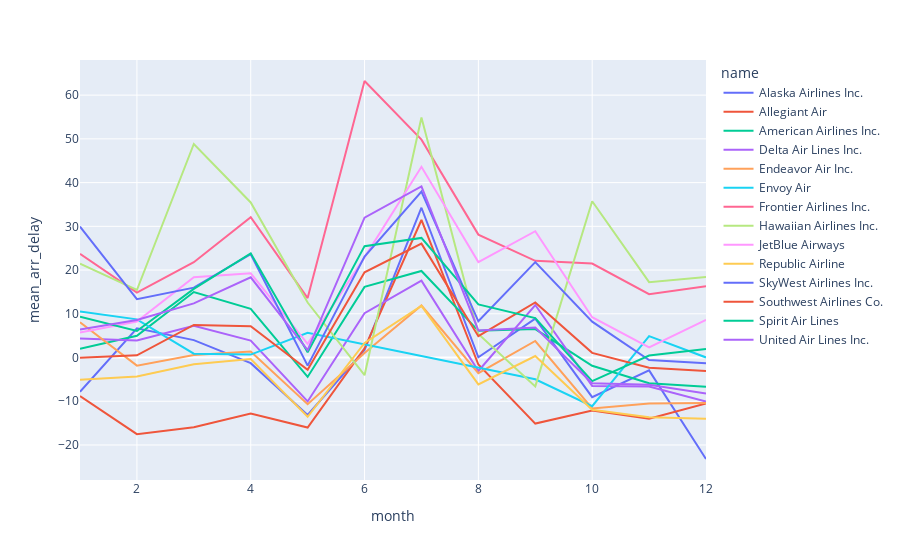

Source (notebook cell):
### Markdown cell above
### Line plots

Let's create a line plot showing the mean delay of each airline for each month. In particular, let's set the following properties of the plot: 

- `x`: month
- `y`: mean_arr_delay
- `color`: name
- `hover_name`: name

What do you think of this plot?

### Code cell
# Create an interactive line plot

fig = px.line(monthly_delays, 
              x="month", 
              y="mean_arr_delay", 
              color="name", 
              hover_name="name",
              #line_shape="spline", 
              render_mode="svg")

fig.show()

### Figure 1 — Plotly figure (JSON) as saved in the notebook; plotly's stock layout.template omitted (floating-point values rounded to 4 significant figures)
{"data": [{"hovertemplate": "<b>%{hovertext}</b><br><br>name=Alaska Airlines Inc.<br>month=%{x}<br>mean_arr_delay=%{y}<extra></extra>", "hovertext": ["Alaska Airlines Inc.", "Alaska Airlines Inc.", "Alaska Airlines Inc.", "Alaska Airlines Inc.", "Alaska Airlines Inc.", "Alaska Airlines Inc.", "Alaska Airlines Inc.", "Alaska Airlines Inc.", "Alaska Airlines Inc.", "Alaska Airlines Inc.", "Alaska Airlines Inc.", "Alaska Airlines Inc."], "legendgroup": "Alaska Airlines Inc.", "line": {"color": "#636efa", "dash": "solid"}, "marker": {"symbol": "circle"}, "mode": "lines", "name": "Alaska Airlines Inc.", "orientation": "v", "showlegend": true, "type": "scatter", "x": [1, 2, 3, 4, 5, 6, 7, 8, 9, 10, 11, 12], "xaxis": "x", "y": [-7.825, 6.698, 3.99, -1.293, -13.14, 1.724, 34.25, 0.04708, 8.903, -9.062, -2.942, -23.2], "yaxis": "y"}, {"hovertemplate": "<b>%{hovertext}</b><br><br>name=Allegiant Air<br>month=%{x}<br>mean_arr_delay=%{y}<extra></extra>", "hovertext": ["Allegiant Air", "Allegiant Air", "Allegiant Air", "Allegiant Air", "Allegiant Air", "Allegiant Air", "Allegiant Air", "Allegiant Air", "Allegiant Air", "Allegiant Air", "Allegiant Air", "Allegiant Air"], "legendgroup": "Allegiant Air", "line": {"color": "#EF553B", "dash": "solid"}, "marker": {"symbol": "circle"}, "mode": "lines", "name": "Allegiant Air", "orientation": "v", "showlegend": true, "type": "scatter", "x": [1, 2, 3, 4, 5, 6, 7, 8, 9, 10, 11, 12], "xaxis": "x", "y": [-8.805, -17.53, -15.96, -12.8, -16.02, 2.106, 31.45, -1.603, -15.1, -12.1, -13.97, -10.52], "yaxis": "y"}, {"hovertemplate": "<b>%{hovertext}</b><br><br>name=American Airlines Inc.<br>month=%{x}<br>mean_arr_delay=%{y}<extra></extra>", "hovertext": ["American Airlines Inc.", "American Airlines Inc.", "American Airlines Inc.", "American Airlines Inc.", "American Airlines Inc.", "American Airlines Inc.", "American Airlines Inc.", "American Airlines Inc.", "American Airlines Inc.", "American Airlines Inc.", "American Airlines Inc.", "American Airlines Inc."], "legendgroup": "American Airlines Inc.", "line": {"color": "#00cc96", "dash": "solid"}, "marker": {"symbol": "circle"}, "mode": "lines", "name": "American Airlines Inc.", "orientation": "v", "showlegend": true, "type": "scatter", "x": [1, 2, 3, 4, 5, 6, 7, 8, 9, 10, 11, 12], "xaxis": "x", "y": [2.014, 4.963, 14.97, 11.15, -4.43, 16.16, 19.79, 6.103, 6.498, -1.871, -5.86, -6.688], "yaxis": "y"}, {"hovertemplate": "<b>%{hovertext}</b><br><br>name=Delta Air Lines Inc.<br>month=%{x}<br>mean_arr_delay=%{y}<extra></extra>", "hovertext": ["Delta Air Lines Inc.", "Delta Air Lines Inc.", "Delta Air Lines Inc.", "Delta Air Lines Inc.", "Delta Air Lines Inc.", "Delta Air Lines Inc.", "Delta Air Lines Inc.", "Delta Air Lines Inc.", "Delta Air Lines Inc.", "Delta Air Lines Inc.", "Delta Air Lines Inc.", "Delta Air Lines Inc."], "legendgroup": "Delta Air Lines Inc.", "line": {"color": "#ab63fa", "dash": "solid"}, "marker": {"symbol": "circle"}, "mode": "lines", "name": "Delta Air Lines Inc.", "orientation": "v", "showlegend": true, "type": "scatter", "x": [1, 2, 3, 4, 5, 6, 7, 8, 9, 10, 11, 12], "xaxis": "x", "y": [4.353, 3.901, 7.28, 3.886, -10.05, 10.15, 17.59, -3.08, 12.01, -6.497, -6.612, -10.06], "yaxis": "y"}, {"hovertemplate": "<b>%{hovertext}</b><br><br>name=Endeavor Air Inc.<br>month=%{x}<br>mean_arr_delay=%{y}<extra></extra>", "hovertext": ["Endeavor Air Inc.", "Endeavor Air Inc.", "Endeavor Air Inc.", "Endeavor Air Inc.", "Endeavor Air Inc.", "Endeavor Air Inc.", "Endeavor Air Inc.", "Endeavor Air Inc.", "Endeavor Air Inc.", "Endeavor Air Inc.", "Endeavor Air Inc.", "Endeavor Air Inc."], "legendgroup": "Endeavor Air Inc.", "line": {"color": "#FFA15A", "dash": "solid"}, "marker": {"symbol": "circle"}, "mode": "lines", "name": "Endeavor Air Inc.", "orientation": "v", "showlegend": true, "type": "scatter", "x": [1, 2, 3, 4, 5, 6, 7, 8, 9, 10, 11, 12], "xaxis": "x", "y": [8.068, -1.853, 0.5642, 1.379, -10.68, 1.052, 11.9, -3.558, 3.78, -11.64, -10.49, -10.41], "yaxis": "y"}, {"hovertemplate": "<b>%{hovertext}</b><br><br>name=Envoy Air<br>month=%{x}<br>mean_arr_delay=%{y}<extra></extra>", "hovertext": ["Envoy Air", "Envoy Air", "Envoy Air", "Envoy Air", "Envoy Air", "Envoy Air", "Envoy Air", "Envoy Air", "Envoy Air"], "legendgroup": "Envoy Air", "line": {"color": "#19d3f3", "dash": "solid"}, "marker": {"symbol": "circle"}, "mode": "lines", "name": "Envoy Air", "orientation": "v", "showlegend": true, "type": "scatter", "x": [1, 2, 3, 4, 5, 9, 10, 11, 12], "xaxis": "x", "y": [10.56, 8.733, 0.8824, 0.6667, 5.68, -4.969, -11.12, 4.909, 0.02083], "yaxis": "y"}, {"hovertemplate": "<b>%{hovertext}</b><br><br>name=Frontier Airlines Inc.<br>month=%{x}<br>mean_arr_delay=%{y}<extra></extra>", "hovertext": ["Frontier Airlines Inc.", "Frontier Airlines Inc.", "Frontier Airlines Inc.", "Frontier Airlines Inc.", "Frontier Airlines Inc.", "Frontier Airlines Inc.", "Frontier Airlines Inc.", "Frontier Airlines Inc.", "Frontier Airlines Inc.", "Frontier Airlines Inc.", "Frontier Airlines Inc.", "Frontier Airlines Inc."], "legendgroup": "Frontier Airlines Inc.", "line": {"color": "#FF6692", "dash": "solid"}, "marker": {"symbol": "circle"}, "mode": "lines", "name": "Frontier Airlines Inc.", "orientation": "v", "showlegend": true, "type": "scatter", "x": [1, 2, 3, 4, 5, 6, 7, 8, 9, 10, 11, 12], "xaxis": "x", "y": [23.7, 14.83, 21.8, 32.11, 13.6, 63.23, 49.82, 28.1, 22.11, 21.5, 14.5, 16.33], "yaxis": "y"}, {"hovertemplate": "<b>%{hovertext}</b><br><br>name=Hawaiian Airlines Inc.<br>month=%{x}<br>mean_arr_delay=%{y}<extra></extra>", "hovertext": ["Hawaiian Airlines Inc.", "Hawaiian Airlines Inc.", "Hawaiian Airlines Inc.", "Hawaiian Airlines Inc.", "Hawaiian Airlines Inc.", "Hawaiian Airlines Inc.", "Hawaiian Airlines Inc.", "Hawaiian Airlines Inc.", "Hawaiian Airlines Inc.", "Hawaiian Airlines Inc.", "Hawaiian Airlines Inc.", "Hawaiian Airlines Inc."], "legendgroup": "Hawaiian Airlines Inc.", "line": {"color": "#B6E880", "dash": "solid"}, "marker": {"symbol": "circle"}, "mode": "lines", "name": "Hawaiian Airlines Inc.", "orientation": "v", "showlegend": true, "type": "scatter", "x": [1, 2, 3, 4, 5, 6, 7, 8, 9, 10, 11, 12], "xaxis": "x", "y": [21.45, 15.44, 48.84, 35.47, 12.58, -4.033, 54.87, 5.387, -6.6, 35.74, 17.23, 18.42], "yaxis": "y"}, {"hovertemplate": "<b>%{hovertext}</b><br><br>name=JetBlue Airways<br>month=%{x}<br>mean_arr_delay=%{y}<extra></extra>", "hovertext": ["JetBlue Airways", "JetBlue Airways", "JetBlue Airways", "JetBlue Airways", "JetBlue Airways", "JetBlue Airways", "JetBlue Airways", "JetBlue Airways", "JetBlue Airways", "JetBlue Airways", "JetBlue Airways", "JetBlue Airways"], "legendgroup": "JetBlue Airways", "line": {"color": "#FF97FF", "dash": "solid"}, "marker": {"symbol": "circle"}, "mode": "lines", "name": "JetBlue Airways", "orientation": "v", "showlegend": true, "type": "scatter", "x": [1, 2, 3, 4, 5, 6, 7, 8, 9, 10, 11, 12], "xaxis": "x", "y": [5.738, 8.219, 18.36, 19.25, 3.118, 22.9, 43.61, 21.83, 28.88, 9.218, 2.321, 8.593], "yaxis": "y"}, {"hovertemplate": "<b>%{hovertext}</b><br><br>name=Republic Airline<br>month=%{x}<br>mean_arr_delay=%{y}<extra></extra>", "hovertext": ["Republic Airline", "Republic Airline", "Republic Airline", "Republic Airline", "Republic Airline", "Republic Airline", "Republic Airline", "Republic Airline", "Republic Airline", "Republic Airline", "Republic Airline", "Republic Airline"], "legendgroup": "Republic Airline", "line": {"color": "#FECB52", "dash": "solid"}, "marker": {"symbol": "circle"}, "mode": "lines", "name": "Republic Airline", "orientation": "v", "showlegend": true, "type": "scatter", "x": [1, 2, 3, 4, 5, 6, 7, 8, 9, 10, 11, 12], "xaxis": "x", "y": [-5.073, -4.353, -1.556, -0.3556, -13.55, 3.352, 11.8, -6.135, 0.3427, -11.94, -13.67, -13.99], "yaxis": "y"}, {"hovertemplate": "<b>%{hovertext}</b><br><br>name=SkyWest Airlines Inc.<br>month=%{x}<br>mean_arr_delay=%{y}<extra></extra>", "hovertext": ["SkyWest Airlines Inc.", "SkyWest Airlines Inc.", "SkyWest Airlines Inc.", "SkyWest Airlines Inc.", "SkyWest Airlines Inc.", "SkyWest Airlines Inc.", "SkyWest Airlines Inc.", "SkyWest Airlines Inc.", "SkyWest Airlines Inc.", "SkyWest Airlines Inc.", "SkyWest Airlines Inc.", "SkyWest Airlines Inc."], "legendgroup": "SkyWest Airlines Inc.", "line": {"color": "#636efa", "dash": "solid"}, "marker": {"symbol": "circle"}, "mode": "lines", "name": "SkyWest Airlines Inc.", "orientation": "v", "showlegend": true, "type": "scatter", "x": [1, 2, 3, 4, 5, 6, 7, 8, 9, 10, 11, 12], "xaxis": "x", "y": [29.94, 13.33, 15.99, 23.62, -1.852, 23.07, 37.92, 8.283, 21.81, 8.195, -0.5899, -1.28], "yaxis": "y"}, {"hovertemplate": "<b>%{hovertext}</b><br><br>name=Southwest Airlines Co.<br>month=%{x}<br>mean_arr_delay=%{y}<extra></extra>", "hovertext": ["Southwest Airlines Co.", "Southwest Airlines Co.", "Southwest Airlines Co.", "Southwest Airlines Co.", "Southwest Airlines Co.", "Southwest Airlines Co.", "Southwest Airlines Co.", "Southwest Airlines Co.", "Southwest Airlines Co.", "Southwest Airlines Co.", "Southwest Airlines Co.", "Southwest Airlines Co."], "legendgroup": "Southwest Airlines Co.", "line": {"color": "#EF553B", "dash": "solid"}, "marker": {"symbol": "circle"}, "mode": "lines", "name": "Southwest Airlines Co.", "orientation": "v", "showlegend": true, "type": "scatter", "x": [1, 2, 3, 4, 5, 6, 7, 8, 9, 10, 11, 12], "xaxis": "x", "y": [-0.04532, 0.5126, 7.444, 7.14, -2.801, 19.47, 26.04, 4.879, 12.59, 1.071, -2.346, -3.094], "yaxis": "y"}, {"hovertemplate": "<b>%{hovertext}</b><br><br>name=Spirit Air Lines<br>month=%{x}<br>mean_arr_delay=%{y}<extra></extra>", "hovertext": ["Spirit Air Lines", "Spirit Air Lines", "Spirit Air Lines", "Spirit Air Lines", "Spirit Air Lines", "Spirit Air Lines", "Spirit Air Lines", "Spirit Air Lines", "Spirit Air Lines", "Spirit Air Lines", "Spirit Air Lines", "Spirit Air Lines"], "legendgroup": "Spirit Air Lines", "line": {"color": "#00cc96", "dash": "solid"}, "marker": {"symbol": "circle"}, "mode": "lines", "name": "Spirit Air Lines", "orientation": "v", "showlegend": true, "type": "scatter", "x": [1, 2, 3, 4, 5, 6, 7, 8, 9, 10, 11, 12], "xaxis": "x", "y": [9.328, 6.063, 15.69, 23.83, 1.219, 25.47, 27.35, 12.15, 9.029, -5.402, 0.4637, 1.929], "yaxis": "y"}, {"hovertemplate": "<b>%{hovertext}</b><br><br>name=United Air Lines Inc.<br>month=%{x}<br>mean_arr_delay=%{y}<extra></extra>", "hovertext": ["United Air Lines Inc.", "United Air Lines Inc.", "United Air Lines Inc.", "United Air Lines Inc.", "United Air Lines Inc.", "United Air Lines Inc.", "United Air Lines Inc.", "United Air Lines Inc.", "United Air Lines Inc.", "United Air Lines Inc.", "United Air Lines Inc.", "United Air Lines Inc."], "legendgroup": "United Air Lines Inc.", "line": {"color": "#ab63fa", "dash": "solid"}, "marker": {"symbol": "circle"}, "mode": "lines", "name": "United Air Lines Inc.", "orientation": "v", "showlegend": true, "type": "scatter", "x": [1, 2, 3, 4, 5, 6, 7, 8, 9, 10, 11, 12], "xaxis": "x", "y": [6.385, 8.576, 12.39, 18.35, 1.709, 31.98, 39.12, 6.186, 6.847, -5.888, -6.222, -8.214], "yaxis": "y"}], "layout": {"autosize": true, "legend": {"title": {"text": "name"}, "tracegroupgap": 0}, "margin": {"t": 60}, "xaxis": {"anchor": "y", "autorange": true, "domain": [0, 1], "range": [1, 12], "title": {"text": "month"}, "type": "linear"}, "yaxis": {"anchor": "x", "autorange": true, "domain": [0, 1], "range": [-28.0, 68.03], "title": {"text": "mean_arr_delay"}, "type": "linear"}}}
